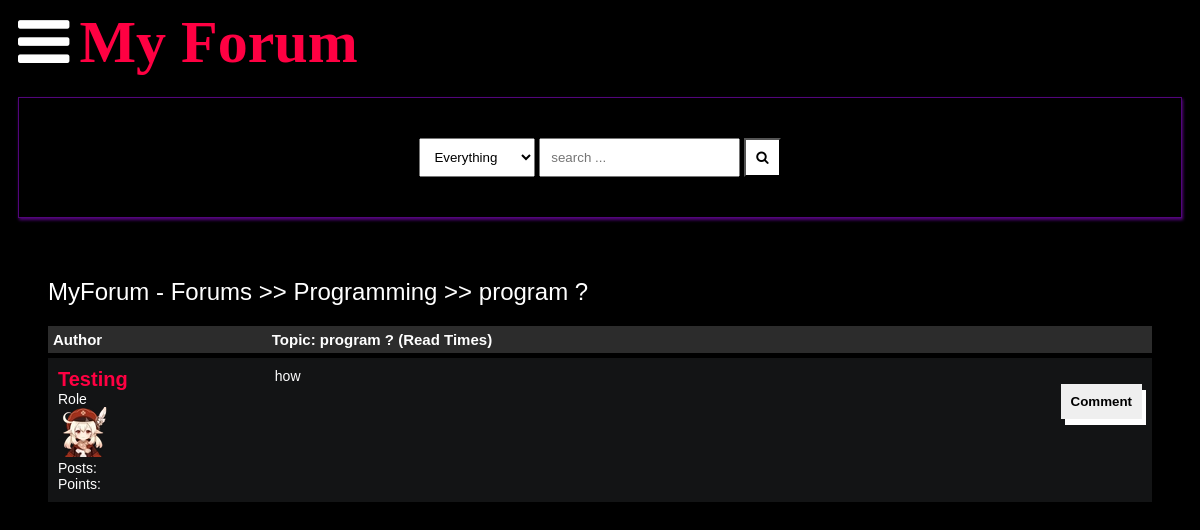
The page /detail/program/ on the database its author committed.
### main/models.py (models this page shows, shortened)
class Post(models.Model):
    title = models.CharField(max_length=400)
    slug = models.SlugField(max_length=400, unique=True, blank=True)
    user = models.ForeignKey(Author, on_delete=models.CASCADE)
    content = HTMLField()
    categories = models.ManyToManyField(Category)
    date = models.DateTimeField(auto_now_add=True)
    approved = models.BooleanField(default=True)
    hit_count_generic = GenericRelation(HitCount, object_id_field='object_pk',
        related_query_name='hit_count_generic_relation'
    )
    tags = TaggableManager()
    comments = models.ManyToManyField(Comment, blank=True)
    def get_url(self):
        return reverse("detail", kwargs={
            "slug":self.slug
        })

class Category(models.Model):
    title = models.CharField(max_length=50)
    slug = models.SlugField(max_length=400, unique=True, blank=True)
    description = models.TextField(default="description")
    class Meta:
        verbose_name_plural = "categories"
    def __str__(self):
        return self.title
    def get_url(self):
        return reverse("posts", kwargs={
            "slug":self.slug
        })

class Author(models.Model):
    user = models.ForeignKey(User, on_delete=models.CASCADE)
    fullname = models.CharField(max_length=40, blank=True)
    slug = slug = models.SlugField(max_length=400, unique=True, blank=True)
    bio = HTMLField()
    points = models.IntegerField(default=0)
    profile_pic = ResizedImageField(size=[50, 80], quality=100, upload_to="authors", default=None, null=True, blank=False)

### main/views.py (the view)
# urls.py: path("detail/<slug>/", detail, name="detail"),
def detail(request, slug):
    post = get_object_or_404(Post, slug = slug)
    context ={
        "post":post
    }
    update_views(request, post)
    return render(request, "detail.html", context)

### main/utils.py (called while the page is built)
def update_views(request, object):
    context ={}
    hit_count = get_hitcount_model().objects.get_for_object(object)
    hits = hit_count.hits
    hitcontext = context["hitcount"] = {"pk": hit_count.pk}
    hit_count_response = HitCountMixin.hit_count(request, hit_count)
    if hit_count_response.hit_counted:
        hits = hits+1
        hitcontext["hitcounted"] = hit_count_response.hit_counted
        hitcontext["hit_message"] = hit_count_response.hit_message
        hitcontext["total_hits"] = hits

### templates/detail.html (shortened to what this page needs)
{% extends 'base.html' %}
{% load hitcount_tags %}
{% block content %}
    <div class="container">
        <div class="navigate">
            <span><a href="">MyForum - Forums</a> >> <a href="{{post.categories.all.0.get_url}}">{{post.categories.all.0}}</a> >> <a href="{{post.get_url}}">{{post.title}}</a></span>
        </div>
        <div class="topic-container">
            <div class="head">
                <div class="authors">Author</div>
                <div class="content">Topic: {{post.title}} (Read {% get_hit_count for post %} Times)</div>
            </div>
            <div class="body">
                <div class="authors">
                    <div class="username"><a href="">{{post.user.fullname|title}}</a></div>
                    <div>Role</div>
                    <img src="{{post.user.profile_pic.url}}" alt="">
                    <div>Posts: <u>{{comment.user.num_posts}}</u></div>
                    <div>Points: <u>{{comment.user.points}}</u></div>
                </div>
                <div class="content">
                    {{post.content|safe}}
                    <div class="comment">
                        <button onclick="showComment()">Comment</button>
                    </div>
                </div>
            </div>
        </div>
    </div>
    {% endblock content %}

### static/style.css (style rules this page uses)
* { box-sizing: border-box; }
html { font-size: 14px; font-family: Arial, Helvetica, sans-serif; background-color:rgb(0,0,0); color:#FEFEFE; }
a { color:#FF0042; font-weight: bolder; text-decoration: none; }
.container { margin: 20px; padding: 20px; }
.navigate { margin-block: 20px; font-weight: lighter; font-size: 24px; }
.navigate a { color: #fff; }
.head { display: flex; background-color: #2C2C2C; padding: 5px; font-weight: bold; font-size: 15px; }
.authors { flex: 20%; }
.content { flex: 80%; }
.body { display: flex; background-color: #131415; padding: 10px; margin-top: 5px; }
.body .authors .username { font-size: 20px; }
.body .authors img { max-width: 50px; max-height: 80px; }
.body .content .comment button { border:none; padding:10px; font-weight: bolder; box-shadow: 4px 6px #fff; cursor: pointer; float: right; }

### rows shown on the page
Post: categories.all.0 "Programming", title "program ?", user.fullname "Testing", user.profile_pic (picture), content "how"
